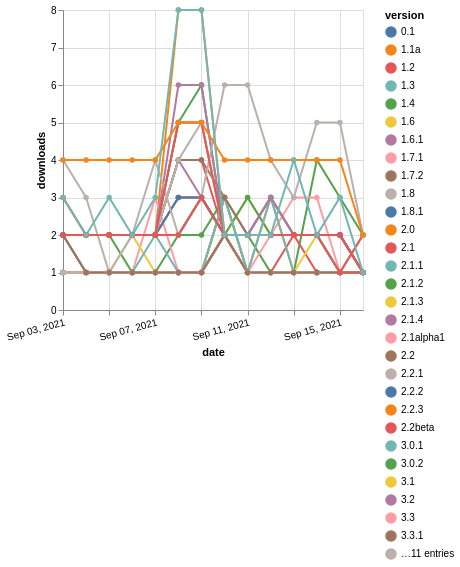

Describe this chart as a Vega-Lite specification.
### Vega-Lite specification from a JSON file in a GitHub repository (floating-point values rounded to 4 significant figures; data arrays with more than 128 entries replaced by an {"elided": "..."} marker saying what was removed)
{"$schema": "https://vega.github.io/schema/vega-lite/v5.json", "description": "A simple bar chart with embedded data.", "data": {"values": {"elided": "560 records"}}, "width": "container", "mark": {"type": "line", "point": {"filled": true}}, "encoding": {"x": {"field": "date", "type": "temporal", "timeUnit": "yearmonthdate", "title": "date", "axis": {"labelAngle": -15}}, "y": {"field": "delta", "type": "quantitative", "title": "downloads"}, "color": {"field": "version", "type": "nominal"}, "tooltip": {"field": "delta"}}}
